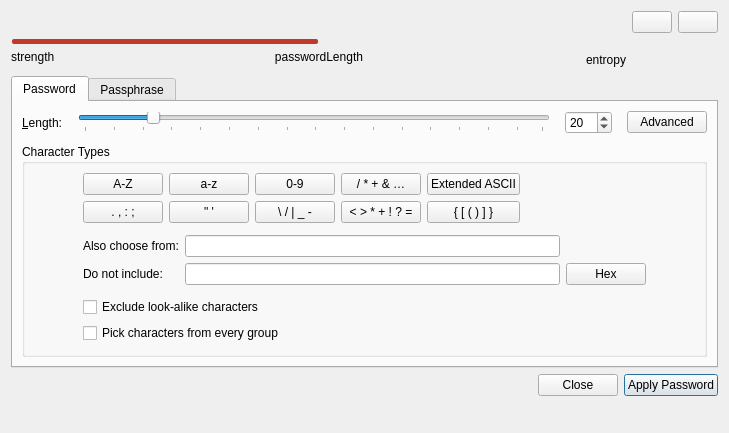
<?xml version="1.0" encoding="UTF-8"?>
<ui version="4.0">
 <class>PasswordGeneratorWidget</class>
 <widget class="QWidget" name="PasswordGeneratorWidget">
  <property name="geometry">
   <rect>
    <x>0</x>
    <y>0</y>
    <width>729</width>
    <height>433</height>
   </rect>
  </property>
  <property name="windowTitle">
   <string>Generate Password</string>
  </property>
  <layout class="QVBoxLayout" name="verticalLayout_2" stretch="0,0,0,0">
   <item>
    <layout class="QGridLayout" name="passwordFieldLayout">
     <item row="2" column="0">
      <layout class="QHBoxLayout" name="passwordStrengthTextLayout">
       <item>
        <widget class="QLabel" name="strengthLabel">
         <property name="minimumSize">
          <size>
           <width>70</width>
           <height>0</height>
          </size>
         </property>
         <property name="maximumSize">
          <size>
           <width>16777215</width>
           <height>30</height>
          </size>
         </property>
         <property name="text">
          <string comment="Password strength">strength</string>
         </property>
         <property name="textFormat">
          <enum>Qt::PlainText</enum>
         </property>
         <property name="alignment">
          <set>Qt::AlignLeading|Qt::AlignLeft|Qt::AlignTop</set>
         </property>
         <property name="margin">
          <number>3</number>
         </property>
        </widget>
       </item>
       <item>
        <spacer name="horizontalSpacer_2">
         <property name="orientation">
          <enum>Qt::Horizontal</enum>
         </property>
         <property name="sizeHint" stdset="0">
          <size>
           <width>40</width>
           <height>20</height>
          </size>
         </property>
        </spacer>
       </item>
       <item>
        <widget class="QLabel" name="passwordLengthLabel">
         <property name="sizePolicy">
          <sizepolicy hsizetype="Preferred" vsizetype="Fixed">
           <horstretch>0</horstretch>
           <verstretch>0</verstretch>
          </sizepolicy>
         </property>
         <property name="minimumSize">
          <size>
           <width>70</width>
           <height>0</height>
          </size>
         </property>
         <property name="maximumSize">
          <size>
           <width>16777215</width>
           <height>30</height>
          </size>
         </property>
         <property name="text">
          <string>passwordLength</string>
         </property>
         <property name="alignment">
          <set>Qt::AlignRight|Qt::AlignTop|Qt::AlignTrailing</set>
         </property>
         <property name="margin">
          <number>3</number>
         </property>
        </widget>
       </item>
       <item>
        <spacer name="horizontalSpacer_6">
         <property name="orientation">
          <enum>Qt::Horizontal</enum>
         </property>
         <property name="sizeHint" stdset="0">
          <size>
           <width>40</width>
           <height>20</height>
          </size>
         </property>
        </spacer>
       </item>
       <item>
        <widget class="QLabel" name="entropyLabel">
         <property name="sizePolicy">
          <sizepolicy hsizetype="Preferred" vsizetype="Fixed">
           <horstretch>0</horstretch>
           <verstretch>0</verstretch>
          </sizepolicy>
         </property>
         <property name="minimumSize">
          <size>
           <width>70</width>
           <height>0</height>
          </size>
         </property>
         <property name="text">
          <string>entropy</string>
         </property>
         <property name="alignment">
          <set>Qt::AlignRight|Qt::AlignTop|Qt::AlignTrailing</set>
         </property>
         <property name="margin">
          <number>3</number>
         </property>
        </widget>
       </item>
      </layout>
     </item>
     <item row="0" column="0">
      <widget class="PasswordWidget" name="editNewPassword" native="true">
       <property name="sizePolicy">
        <sizepolicy hsizetype="Preferred" vsizetype="Preferred">
         <horstretch>0</horstretch>
         <verstretch>0</verstretch>
        </sizepolicy>
       </property>
       <property name="minimumSize">
        <size>
         <width>450</width>
         <height>0</height>
        </size>
       </property>
       <property name="focusPolicy">
        <enum>Qt::StrongFocus</enum>
       </property>
       <property name="accessibleName">
        <string>Generated password</string>
       </property>
      </widget>
     </item>
     <item row="1" column="0">
      <widget class="QProgressBar" name="entropyProgressBar">
       <property name="minimumSize">
        <size>
         <width>50</width>
         <height>5</height>
        </size>
       </property>
       <property name="maximumSize">
        <size>
         <width>16777215</width>
         <height>5</height>
        </size>
       </property>
       <property name="styleSheet">
        <string notr="true">QProgressBar {
	border: none;
	height: 2px;
    font-size: 1px;
	background-color: transparent;
    padding: 0 1px;
}
QProgressBar::chunk {
	background-color: #c0392b;
	border-radius: 2px;
}</string>
       </property>
       <property name="maximum">
        <number>200</number>
       </property>
       <property name="value">
        <number>100</number>
       </property>
       <property name="textVisible">
        <bool>false</bool>
       </property>
       <property name="orientation">
        <enum>Qt::Horizontal</enum>
       </property>
       <property name="invertedAppearance">
        <bool>false</bool>
       </property>
       <property name="textDirection">
        <enum>QProgressBar::TopToBottom</enum>
       </property>
       <property name="format">
        <string>%p%</string>
       </property>
      </widget>
     </item>
     <item row="0" column="1">
      <widget class="QPushButton" name="buttonGenerate">
       <property name="focusPolicy">
        <enum>Qt::TabFocus</enum>
       </property>
       <property name="accessibleDescription">
        <string>Regenerate password</string>
       </property>
       <property name="shortcut">
        <string notr="true">Ctrl+R</string>
       </property>
      </widget>
     </item>
     <item row="0" column="2">
      <widget class="QPushButton" name="buttonCopy">
       <property name="focusPolicy">
        <enum>Qt::TabFocus</enum>
       </property>
       <property name="toolTip">
        <string>Copy password</string>
       </property>
       <property name="accessibleDescription">
        <string>Copy password</string>
       </property>
       <property name="shortcut">
        <string notr="true">Ctrl+C</string>
       </property>
      </widget>
     </item>
    </layout>
   </item>
   <item>
    <widget class="QTabWidget" name="tabWidget">
     <property name="sizePolicy">
      <sizepolicy hsizetype="Expanding" vsizetype="Minimum">
       <horstretch>0</horstretch>
       <verstretch>0</verstretch>
      </sizepolicy>
     </property>
     <property name="tabPosition">
      <enum>QTabWidget::North</enum>
     </property>
     <property name="currentIndex">
      <number>0</number>
     </property>
     <widget class="QWidget" name="passwordWidget">
      <attribute name="title">
       <string>Password</string>
      </attribute>
      <layout class="QGridLayout" name="_2">
       <property name="verticalSpacing">
        <number>10</number>
       </property>
       <item row="0" column="0">
        <layout class="QHBoxLayout" name="passwordLengthSliderLayout">
         <property name="spacing">
          <number>15</number>
         </property>
         <property name="sizeConstraint">
          <enum>QLayout::SetMinimumSize</enum>
         </property>
         <property name="topMargin">
          <number>0</number>
         </property>
         <item>
          <widget class="QLabel" name="labelLength">
           <property name="text">
            <string>&amp;Length:</string>
           </property>
           <property name="buddy">
            <cstring>spinBoxLength</cstring>
           </property>
          </widget>
         </item>
         <item>
          <widget class="QSlider" name="sliderLength">
           <property name="accessibleName">
            <string>Password length</string>
           </property>
           <property name="minimum">
            <number>1</number>
           </property>
           <property name="maximum">
            <number>128</number>
           </property>
           <property name="sliderPosition">
            <number>20</number>
           </property>
           <property name="orientation">
            <enum>Qt::Horizontal</enum>
           </property>
           <property name="tickPosition">
            <enum>QSlider::TicksBelow</enum>
           </property>
           <property name="tickInterval">
            <number>8</number>
           </property>
          </widget>
         </item>
         <item>
          <widget class="QSpinBox" name="spinBoxLength">
           <property name="accessibleName">
            <string>Password length</string>
           </property>
           <property name="minimum">
            <number>1</number>
           </property>
           <property name="maximum">
            <number>999</number>
           </property>
           <property name="value">
            <number>20</number>
           </property>
          </widget>
         </item>
         <item>
          <widget class="QPushButton" name="buttonAdvancedMode">
           <property name="focusPolicy">
            <enum>Qt::TabFocus</enum>
           </property>
           <property name="toolTip">
            <string>Switch to advanced mode</string>
           </property>
           <property name="text">
            <string>Advanced</string>
           </property>
           <property name="checkable">
            <bool>true</bool>
           </property>
           <attribute name="buttonGroup">
            <string notr="true">optionButtons</string>
           </attribute>
          </widget>
         </item>
        </layout>
       </item>
       <item row="1" column="0">
        <widget class="QGroupBox" name="groupBox">
         <property name="minimumSize">
          <size>
           <width>580</width>
           <height>0</height>
          </size>
         </property>
         <property name="title">
          <string>Character Types</string>
         </property>
         <layout class="QHBoxLayout" name="horizontalLayout">
          <property name="sizeConstraint">
           <enum>QLayout::SetMinimumSize</enum>
          </property>
          <item>
           <spacer name="horizontalSpacer">
            <property name="orientation">
             <enum>Qt::Horizontal</enum>
            </property>
            <property name="sizeHint" stdset="0">
             <size>
              <width>40</width>
              <height>20</height>
             </size>
            </property>
           </spacer>
          </item>
          <item>
           <layout class="QVBoxLayout" name="verticalLayout_4">
            <item>
             <layout class="QGridLayout" name="characterButtons">
              <property name="bottomMargin">
               <number>6</number>
              </property>
              <item row="0" column="3">
               <widget class="QPushButton" name="checkBoxSpecialChars">
                <property name="enabled">
                 <bool>true</bool>
                </property>
                <property name="focusPolicy">
                 <enum>Qt::TabFocus</enum>
                </property>
                <property name="toolTip">
                 <string>Special characters</string>
                </property>
                <property name="accessibleName">
                 <string>Special characters</string>
                </property>
                <property name="text">
                 <string notr="true">/ * + &amp;&amp; …</string>
                </property>
                <property name="checkable">
                 <bool>true</bool>
                </property>
                <attribute name="buttonGroup">
                 <string notr="true">optionButtons</string>
                </attribute>
               </widget>
              </item>
              <item row="1" column="1">
               <widget class="QPushButton" name="checkBoxQuotes">
                <property name="focusPolicy">
                 <enum>Qt::TabFocus</enum>
                </property>
                <property name="toolTip">
                 <string>Quotes</string>
                </property>
                <property name="accessibleName">
                 <string>Quotes</string>
                </property>
                <property name="text">
                 <string notr="true">&quot; '</string>
                </property>
                <property name="checkable">
                 <bool>true</bool>
                </property>
                <attribute name="buttonGroup">
                 <string notr="true">optionButtons</string>
                </attribute>
               </widget>
              </item>
              <item row="1" column="0">
               <widget class="QPushButton" name="checkBoxPunctuation">
                <property name="focusPolicy">
                 <enum>Qt::TabFocus</enum>
                </property>
                <property name="toolTip">
                 <string>Punctuation</string>
                </property>
                <property name="accessibleName">
                 <string>Punctuation</string>
                </property>
                <property name="text">
                 <string notr="true">. , : ;</string>
                </property>
                <property name="checkable">
                 <bool>true</bool>
                </property>
                <attribute name="buttonGroup">
                 <string notr="true">optionButtons</string>
                </attribute>
               </widget>
              </item>
              <item row="1" column="2">
               <widget class="QPushButton" name="checkBoxDashes">
                <property name="focusPolicy">
                 <enum>Qt::TabFocus</enum>
                </property>
                <property name="toolTip">
                 <string>Dashes and Slashes</string>
                </property>
                <property name="accessibleName">
                 <string>Dashes and Slashes</string>
                </property>
                <property name="text">
                 <string notr="true">\ / | _ -</string>
                </property>
                <property name="checkable">
                 <bool>true</bool>
                </property>
                <attribute name="buttonGroup">
                 <string notr="true">optionButtons</string>
                </attribute>
               </widget>
              </item>
              <item row="0" column="0">
               <widget class="QPushButton" name="checkBoxUpper">
                <property name="focusPolicy">
                 <enum>Qt::TabFocus</enum>
                </property>
                <property name="toolTip">
                 <string>Upper-case letters</string>
                </property>
                <property name="accessibleName">
                 <string>Upper-case letters</string>
                </property>
                <property name="text">
                 <string notr="true">A-Z</string>
                </property>
                <property name="checkable">
                 <bool>true</bool>
                </property>
                <attribute name="buttonGroup">
                 <string notr="true">optionButtons</string>
                </attribute>
               </widget>
              </item>
              <item row="0" column="2">
               <widget class="QPushButton" name="checkBoxNumbers">
                <property name="focusPolicy">
                 <enum>Qt::TabFocus</enum>
                </property>
                <property name="toolTip">
                 <string>Numbers</string>
                </property>
                <property name="accessibleName">
                 <string>Numbers</string>
                </property>
                <property name="text">
                 <string notr="true">0-9</string>
                </property>
                <property name="checkable">
                 <bool>true</bool>
                </property>
                <attribute name="buttonGroup">
                 <string notr="true">optionButtons</string>
                </attribute>
               </widget>
              </item>
              <item row="0" column="1">
               <widget class="QPushButton" name="checkBoxLower">
                <property name="focusPolicy">
                 <enum>Qt::TabFocus</enum>
                </property>
                <property name="toolTip">
                 <string>Lower-case letters</string>
                </property>
                <property name="accessibleName">
                 <string>Lower-case letters</string>
                </property>
                <property name="text">
                 <string notr="true">a-z</string>
                </property>
                <property name="checkable">
                 <bool>true</bool>
                </property>
                <attribute name="buttonGroup">
                 <string notr="true">optionButtons</string>
                </attribute>
               </widget>
              </item>
              <item row="1" column="3">
               <widget class="QPushButton" name="checkBoxMath">
                <property name="focusPolicy">
                 <enum>Qt::TabFocus</enum>
                </property>
                <property name="toolTip">
                 <string>Math Symbols</string>
                </property>
                <property name="accessibleName">
                 <string>Math Symbols</string>
                </property>
                <property name="text">
                 <string notr="true">&lt; &gt; * + ! ? =</string>
                </property>
                <property name="checkable">
                 <bool>true</bool>
                </property>
                <attribute name="buttonGroup">
                 <string notr="true">optionButtons</string>
                </attribute>
               </widget>
              </item>
              <item row="0" column="4">
               <widget class="QPushButton" name="checkBoxExtASCII">
                <property name="focusPolicy">
                 <enum>Qt::TabFocus</enum>
                </property>
                <property name="toolTip">
                 <string>Extended ASCII</string>
                </property>
                <property name="accessibleName">
                 <string>Extended ASCII</string>
                </property>
                <property name="text">
                 <string>Extended ASCII</string>
                </property>
                <property name="checkable">
                 <bool>true</bool>
                </property>
                <attribute name="buttonGroup">
                 <string notr="true">optionButtons</string>
                </attribute>
               </widget>
              </item>
              <item row="1" column="4">
               <widget class="QPushButton" name="checkBoxBraces">
                <property name="focusPolicy">
                 <enum>Qt::TabFocus</enum>
                </property>
                <property name="toolTip">
                 <string>Braces</string>
                </property>
                <property name="accessibleName">
                 <string>Braces</string>
                </property>
                <property name="text">
                 <string notr="true">{ [ ( ) ] }</string>
                </property>
                <property name="checkable">
                 <bool>true</bool>
                </property>
                <attribute name="buttonGroup">
                 <string notr="true">optionButtons</string>
                </attribute>
               </widget>
              </item>
              <item row="0" column="5">
               <spacer name="horizontalSpacer_3">
                <property name="orientation">
                 <enum>Qt::Horizontal</enum>
                </property>
                <property name="sizeHint" stdset="0">
                 <size>
                  <width>40</width>
                  <height>20</height>
                 </size>
                </property>
               </spacer>
              </item>
             </layout>
            </item>
            <item>
             <widget class="QWidget" name="advancedContainer" native="true">
              <layout class="QVBoxLayout" name="verticalLayout_3">
               <property name="leftMargin">
                <number>0</number>
               </property>
               <property name="topMargin">
                <number>0</number>
               </property>
               <property name="rightMargin">
                <number>0</number>
               </property>
               <property name="bottomMargin">
                <number>0</number>
               </property>
               <item>
                <layout class="QGridLayout" name="gridLayout">
                 <property name="bottomMargin">
                  <number>6</number>
                 </property>
                 <item row="1" column="0">
                  <widget class="QLabel" name="labelExcludedChars">
                   <property name="text">
                    <string>Do not include:</string>
                   </property>
                  </widget>
                 </item>
                 <item row="0" column="1">
                  <widget class="QLineEdit" name="editAdditionalChars">
                   <property name="sizePolicy">
                    <sizepolicy hsizetype="Minimum" vsizetype="Fixed">
                     <horstretch>0</horstretch>
                     <verstretch>0</verstretch>
                    </sizepolicy>
                   </property>
                   <property name="minimumSize">
                    <size>
                     <width>375</width>
                     <height>0</height>
                    </size>
                   </property>
                   <property name="toolTip">
                    <string>Additional characters to use for the generated password</string>
                   </property>
                   <property name="accessibleName">
                    <string>Additional characters</string>
                   </property>
                   <property name="clearButtonEnabled">
                    <bool>true</bool>
                   </property>
                  </widget>
                 </item>
                 <item row="1" column="2">
                  <widget class="QPushButton" name="buttonAddHex">
                   <property name="focusPolicy">
                    <enum>Qt::TabFocus</enum>
                   </property>
                   <property name="toolTip">
                    <string>Add non-hex letters to &quot;do not include&quot; list</string>
                   </property>
                   <property name="accessibleName">
                    <string>Hex Passwords</string>
                   </property>
                   <property name="text">
                    <string>Hex</string>
                   </property>
                  </widget>
                 </item>
                 <item row="1" column="1">
                  <widget class="QLineEdit" name="editExcludedChars">
                   <property name="sizePolicy">
                    <sizepolicy hsizetype="MinimumExpanding" vsizetype="Fixed">
                     <horstretch>0</horstretch>
                     <verstretch>0</verstretch>
                    </sizepolicy>
                   </property>
                   <property name="minimumSize">
                    <size>
                     <width>375</width>
                     <height>0</height>
                    </size>
                   </property>
                   <property name="toolTip">
                    <string>Character set to exclude from generated password</string>
                   </property>
                   <property name="accessibleName">
                    <string>Excluded characters</string>
                   </property>
                   <property name="clearButtonEnabled">
                    <bool>true</bool>
                   </property>
                  </widget>
                 </item>
                 <item row="0" column="0">
                  <widget class="QLabel" name="label">
                   <property name="text">
                    <string>Also choose from:</string>
                   </property>
                  </widget>
                 </item>
                </layout>
               </item>
               <item>
                <widget class="QCheckBox" name="checkBoxExcludeAlike">
                 <property name="toolTip">
                  <string>Excluded characters: &quot;0&quot;, &quot;1&quot;, &quot;l&quot;, &quot;I&quot;, &quot;O&quot;, &quot;|&quot;, &quot;﹒&quot;, &quot;B&quot;, &quot;8&quot;, &quot;G&quot;, &quot;6&quot;</string>
                 </property>
                 <property name="accessibleDescription">
                  <string>Excluded characters: &quot;0&quot;, &quot;1&quot;, &quot;l&quot;, &quot;I&quot;, &quot;O&quot;, &quot;|&quot;, &quot;﹒&quot;, &quot;B&quot;, &quot;8&quot;, &quot;G&quot;, &quot;6&quot;</string>
                 </property>
                 <property name="text">
                  <string>Exclude look-alike characters</string>
                 </property>
                 <attribute name="buttonGroup">
                  <string notr="true">optionButtons</string>
                 </attribute>
                </widget>
               </item>
               <item>
                <widget class="QCheckBox" name="checkBoxEnsureEvery">
                 <property name="text">
                  <string>Pick characters from every group</string>
                 </property>
                 <attribute name="buttonGroup">
                  <string notr="true">optionButtons</string>
                 </attribute>
                </widget>
               </item>
              </layout>
             </widget>
            </item>
           </layout>
          </item>
          <item>
           <spacer name="horizontalSpacer_8">
            <property name="orientation">
             <enum>Qt::Horizontal</enum>
            </property>
            <property name="sizeHint" stdset="0">
             <size>
              <width>40</width>
              <height>20</height>
             </size>
            </property>
           </spacer>
          </item>
         </layout>
        </widget>
       </item>
      </layout>
     </widget>
     <widget class="QWidget" name="dicewareWidget">
      <attribute name="title">
       <string>Passphrase</string>
      </attribute>
      <layout class="QGridLayout" name="gridLayout_2">
       <item row="0" column="0">
        <layout class="QGridLayout" name="gridLayout_3">
         <item row="1" column="1" alignment="Qt::AlignRight">
          <widget class="QLabel" name="labelWordList">
           <property name="sizePolicy">
            <sizepolicy hsizetype="Minimum" vsizetype="Preferred">
             <horstretch>0</horstretch>
             <verstretch>0</verstretch>
            </sizepolicy>
           </property>
           <property name="text">
            <string>Wordlist:</string>
           </property>
          </widget>
         </item>
         <item row="3" column="2">
          <layout class="QHBoxLayout" name="horizontalLayout_9">
           <item>
            <widget class="QLineEdit" name="editWordSeparator">
             <property name="sizePolicy">
              <sizepolicy hsizetype="Minimum" vsizetype="Fixed">
               <horstretch>0</horstretch>
               <verstretch>0</verstretch>
              </sizepolicy>
             </property>
             <property name="minimumSize">
              <size>
               <width>20</width>
               <height>0</height>
              </size>
             </property>
             <property name="text">
              <string/>
             </property>
            </widget>
           </item>
           <item>
            <spacer name="horizontalSpacer_7">
             <property name="orientation">
              <enum>Qt::Horizontal</enum>
             </property>
             <property name="sizeHint" stdset="0">
              <size>
               <width>40</width>
               <height>20</height>
              </size>
             </property>
            </spacer>
           </item>
          </layout>
         </item>
         <item row="2" column="1" alignment="Qt::AlignRight">
          <widget class="QLabel" name="labelWordCount">
           <property name="text">
            <string>Word Count:</string>
           </property>
           <property name="buddy">
            <cstring>spinBoxLength</cstring>
           </property>
          </widget>
         </item>
         <item row="4" column="1" alignment="Qt::AlignRight">
          <widget class="QLabel" name="wordCaseLabel">
           <property name="text">
            <string>Word Case:</string>
           </property>
          </widget>
         </item>
         <item row="1" column="2">
          <layout class="QHBoxLayout" name="horizontalLayout_10">
           <item>
            <widget class="QComboBox" name="comboBoxWordList">
             <property name="sizePolicy">
              <sizepolicy hsizetype="Expanding" vsizetype="Fixed">
               <horstretch>0</horstretch>
               <verstretch>0</verstretch>
              </sizepolicy>
             </property>
            </widget>
           </item>
           <item>
            <widget class="QPushButton" name="buttonDeleteWordList">
             <property name="focusPolicy">
              <enum>Qt::TabFocus</enum>
             </property>
             <property name="toolTip">
              <string>Delete selected wordlist</string>
             </property>
             <property name="accessibleDescription">
              <string>Delete selected wordlist</string>
             </property>
            </widget>
           </item>
           <item>
            <widget class="QPushButton" name="buttonAddWordList">
             <property name="focusPolicy">
              <enum>Qt::TabFocus</enum>
             </property>
             <property name="toolTip">
              <string>Add custom wordlist</string>
             </property>
             <property name="accessibleDescription">
              <string>Add custom wordlist</string>
             </property>
            </widget>
           </item>
          </layout>
         </item>
         <item row="2" column="2">
          <layout class="QHBoxLayout" name="horizontalLayout_3">
           <property name="sizeConstraint">
            <enum>QLayout::SetMinimumSize</enum>
           </property>
           <item>
            <widget class="QSlider" name="sliderWordCount">
             <property name="minimum">
              <number>1</number>
             </property>
             <property name="maximum">
              <number>40</number>
             </property>
             <property name="value">
              <number>6</number>
             </property>
             <property name="sliderPosition">
              <number>6</number>
             </property>
             <property name="orientation">
              <enum>Qt::Horizontal</enum>
             </property>
             <property name="tickPosition">
              <enum>QSlider::TicksBelow</enum>
             </property>
             <property name="tickInterval">
              <number>8</number>
             </property>
            </widget>
           </item>
           <item>
            <widget class="QSpinBox" name="spinBoxWordCount">
             <property name="minimum">
              <number>1</number>
             </property>
             <property name="maximum">
              <number>100</number>
             </property>
             <property name="value">
              <number>6</number>
             </property>
            </widget>
           </item>
          </layout>
         </item>
         <item row="4" column="2">
          <layout class="QHBoxLayout" name="horizontalLayout_6">
           <item>
            <widget class="QComboBox" name="wordCaseComboBox"/>
           </item>
           <item>
            <spacer name="horizontalSpacer_4">
             <property name="orientation">
              <enum>Qt::Horizontal</enum>
             </property>
             <property name="sizeHint" stdset="0">
              <size>
               <width>40</width>
               <height>20</height>
              </size>
             </property>
            </spacer>
           </item>
          </layout>
         </item>
         <item row="3" column="1" alignment="Qt::AlignRight">
          <widget class="QLabel" name="labelWordSeparator">
           <property name="text">
            <string>Word Separator:</string>
           </property>
          </widget>
         </item>
         <item row="0" column="2">
          <widget class="QLabel" name="labelWordListWarning">
           <property name="font">
            <font>
             <weight>75</weight>
             <bold>true</bold>
            </font>
           </property>
           <property name="text">
            <string>Warning: the chosen wordlist is smaller than the minimum recommended size!</string>
           </property>
          </widget>
         </item>
        </layout>
       </item>
       <item row="1" column="0">
        <spacer name="verticalSpacer_3">
         <property name="orientation">
          <enum>Qt::Vertical</enum>
         </property>
         <property name="sizeHint" stdset="0">
          <size>
           <width>20</width>
           <height>40</height>
          </size>
         </property>
        </spacer>
       </item>
      </layout>
     </widget>
    </widget>
   </item>
   <item>
    <layout class="QHBoxLayout" name="horizontalLayout_4">
     <property name="leftMargin">
      <number>0</number>
     </property>
     <property name="topMargin">
      <number>0</number>
     </property>
     <item>
      <spacer name="horizontalSpacer_5">
       <property name="orientation">
        <enum>Qt::Horizontal</enum>
       </property>
       <property name="sizeHint" stdset="0">
        <size>
         <width>40</width>
         <height>20</height>
        </size>
       </property>
      </spacer>
     </item>
     <item>
      <widget class="QPushButton" name="buttonClose">
       <property name="text">
        <string>Close</string>
       </property>
       <property name="shortcut">
        <string>Esc</string>
       </property>
      </widget>
     </item>
     <item>
      <widget class="QPushButton" name="buttonApply">
       <property name="text">
        <string>Apply Password</string>
       </property>
       <property name="default">
        <bool>true</bool>
       </property>
      </widget>
     </item>
    </layout>
   </item>
   <item>
    <spacer name="verticalSpacer">
     <property name="orientation">
      <enum>Qt::Vertical</enum>
     </property>
     <property name="sizeType">
      <enum>QSizePolicy::Expanding</enum>
     </property>
     <property name="sizeHint" stdset="0">
      <size>
       <width>0</width>
       <height>0</height>
      </size>
     </property>
    </spacer>
   </item>
  </layout>
 </widget>
 <customwidgets>
  <customwidget>
   <class>PasswordWidget</class>
   <extends>QWidget</extends>
   <header>gui/PasswordWidget.h</header>
   <container>1</container>
  </customwidget>
 </customwidgets>
 <tabstops>
  <tabstop>editNewPassword</tabstop>
  <tabstop>buttonGenerate</tabstop>
  <tabstop>buttonCopy</tabstop>
  <tabstop>tabWidget</tabstop>
  <tabstop>sliderLength</tabstop>
  <tabstop>spinBoxLength</tabstop>
  <tabstop>buttonAdvancedMode</tabstop>
  <tabstop>checkBoxUpper</tabstop>
  <tabstop>checkBoxLower</tabstop>
  <tabstop>checkBoxNumbers</tabstop>
  <tabstop>checkBoxSpecialChars</tabstop>
  <tabstop>checkBoxExtASCII</tabstop>
  <tabstop>checkBoxPunctuation</tabstop>
  <tabstop>checkBoxQuotes</tabstop>
  <tabstop>checkBoxDashes</tabstop>
  <tabstop>checkBoxMath</tabstop>
  <tabstop>checkBoxBraces</tabstop>
  <tabstop>editAdditionalChars</tabstop>
  <tabstop>editExcludedChars</tabstop>
  <tabstop>buttonAddHex</tabstop>
  <tabstop>checkBoxExcludeAlike</tabstop>
  <tabstop>checkBoxEnsureEvery</tabstop>
  <tabstop>comboBoxWordList</tabstop>
  <tabstop>buttonDeleteWordList</tabstop>
  <tabstop>buttonAddWordList</tabstop>
  <tabstop>sliderWordCount</tabstop>
  <tabstop>spinBoxWordCount</tabstop>
  <tabstop>editWordSeparator</tabstop>
  <tabstop>wordCaseComboBox</tabstop>
  <tabstop>buttonClose</tabstop>
  <tabstop>buttonApply</tabstop>
 </tabstops>
 <resources/>
 <connections/>
 <buttongroups>
  <buttongroup name="optionButtons">
   <property name="exclusive">
    <bool>false</bool>
   </property>
  </buttongroup>
 </buttongroups>
</ui>
